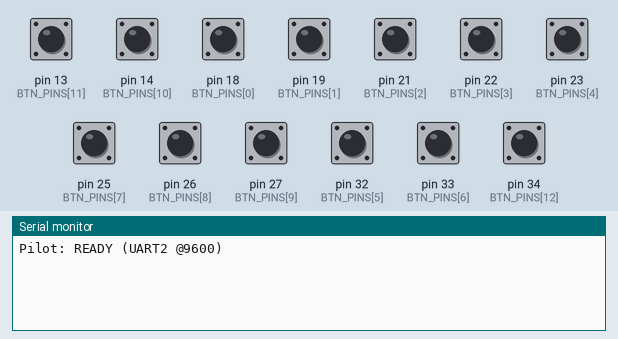
Bench run of a sketch on a simulated Arduino Mega 2560, built with avr-gcc and run on an emulated ATmega2560. On the bench: the last lines printed to the serial monitor. The inputs (shaded band) are chosen by the test bench; at power-on: pin 13 (BTN_PINS[11]), pin 14 (BTN_PINS[10]), pin 18 (BTN_PINS[0]), pin 19 (BTN_PINS[1]), pin 21 (BTN_PINS[2]), pin 22 (BTN_PINS[3]), pin 23 (BTN_PINS[4]), pin 25 (BTN_PINS[7]), pin 26 (BTN_PINS[8]), pin 27 (BTN_PINS[9]), pin 32 (BTN_PINS[5]), pin 33 (BTN_PINS[6]), pin 34 (BTN_PINS[12]) HIGH.

Above: at 1.2 s.
1.3 s: pin 13 (BTN_PINS[11]) pulled LOW for 0.15 s
At 2.2 s:
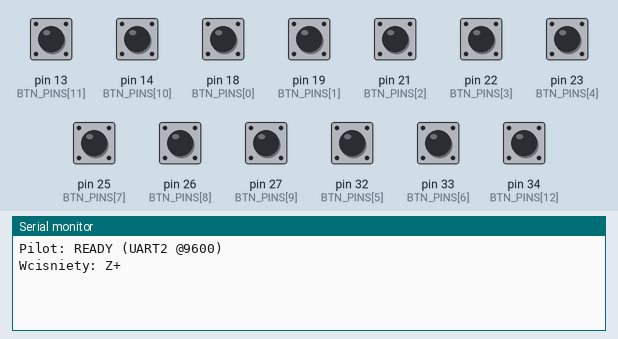
2.9 s: pin 14 (BTN_PINS[10]) pulled LOW for 0.15 s
At 3.3 s:
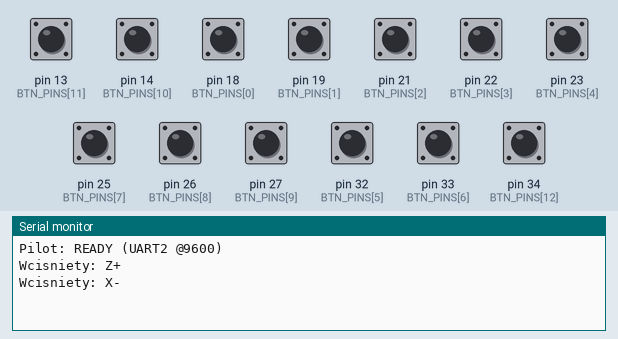
4.5 s: pin 18 (BTN_PINS[0]) pulled LOW for 0.15 s
At 5.7 s:
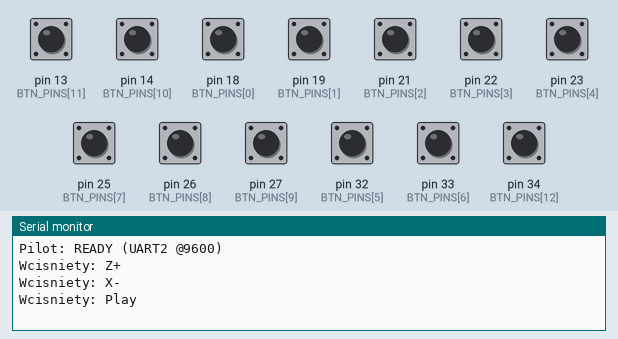
6.1 s: pin 19 (BTN_PINS[1]) pulled LOW for 0.15 s
At 7.0 s:
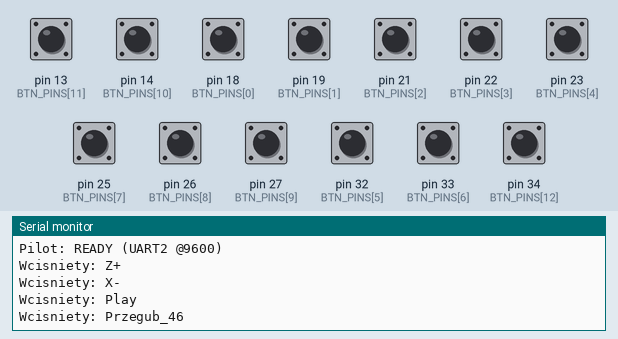
7.7 s: pin 22 (BTN_PINS[3]) pulled LOW for 0.15 s
At 8.2 s:
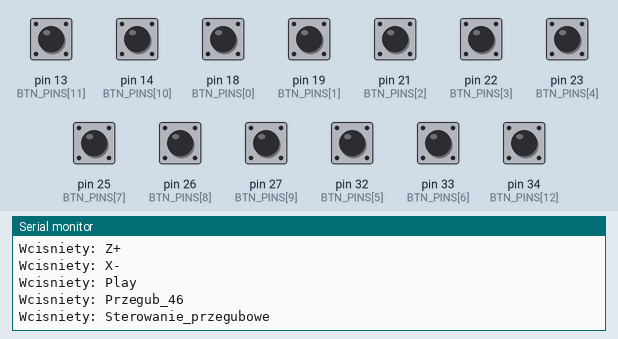
9.3 s: pin 23 (BTN_PINS[4]) pulled LOW for 0.15 s
At 10.6 s:
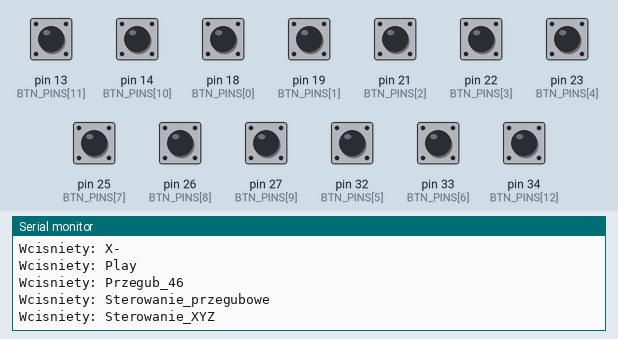

Measured:
- after the input at 1.3 s, the serial monitor: prints a new line at once (image 1)
- after the input at 2.9 s, the serial monitor: prints a new line at once (image 2)
- after the input at 4.5 s, the serial monitor: prints a new line at once (image 3)
- after the input at 6.1 s, the serial monitor: prints a new line at once (image 4)
- after the input at 7.7 s, the serial monitor: prints a new line at once (image 5)
- after the input at 9.3 s, the serial monitor: prints a new line at once (image 6)

The sketch:

Pilot_code.ino
```cpp
#include <Arduino.h>

// ===== UART2 (do urządzenia głównego) =====
#define UART_RX 16
#define UART_TX 17
HardwareSerial& LINK = Serial2;

// ===== Piny przycisków =====
const uint8_t BTN_PINS[] = {
  18,19,21,22,23,   // BTN1..BTN5
  32,33,25,26,27,   // BTN6..BTN10
  14,               // BTN11
  13,               // BTN12
  34                // BTN13 (zewn. pull-up do 3V3)
};

// true = INPUT_PULLUP, false = INPUT (dla GPIO34 tylko INPUT)
const bool USE_PULLUP[] = {
  1,1,1,1,1,
  1,1,1,1,1,
  1,
  1,
  0
};

const char* BTN_NAMES[] = {
  "Play","Przegub_46","Przegub_13","Sterowanie_przegubowe","Sterowanie_XYZ",
  "Save","Stop","Y-","X+","Y+",
  "X-","Z+","Z-"
};

// które przyciski mają reagować na przytrzymanie (auto-repeat)
const bool AUTO_REPEAT[] = {
  0,0,0,0,0,   // Play, przeguby, tryby
  0,0,         // Save, Stop
  1,1,1,       // Y-, X+, Y+
  1,1,1        // X-, Z+, Z-
};

static_assert(
  (sizeof(BTN_PINS) == sizeof(USE_PULLUP)) &&
  (sizeof(BTN_PINS)/sizeof(BTN_PINS[0]) == sizeof(BTN_NAMES)/sizeof(BTN_NAMES[0])) &&
  (sizeof(BTN_PINS)/sizeof(BTN_PINS[0]) == sizeof(AUTO_REPEAT)/sizeof(AUTO_REPEAT[0])),
  "Tablice BTN_* musza miec ten sam rozmiar"
);

const size_t N = sizeof(BTN_PINS)/sizeof(BTN_PINS[0]);
const unsigned long DEBOUNCE_MS         = 20;
const unsigned long HOLD_FIRST_DELAY_MS = 400;  // po 0.4 s zaczyna powtarzać
const unsigned long HOLD_REPEAT_MS      = 150;  // co 0.15 s kolejny impuls

// proste stany dla debounce
bool lastStable[20];
bool lastRead[20];
unsigned long lastChangeMs[20];

// czasy powtarzania przy przytrzymaniu
unsigned long nextRepeatMs[20];

void setup() {
  // (opcjonalnie) debug na USB
  Serial.begin(9600);

  // UART2 do komunikacji z kontrolerem głównym
  LINK.begin(9600, SERIAL_8N1, UART_RX, UART_TX);

  for (size_t i=0;i<N;i++) {
    pinMode(BTN_PINS[i], USE_PULLUP[i] ? INPUT_PULLUP : INPUT);
    bool s = digitalRead(BTN_PINS[i]); // HIGH = nie wciśnięty przy pull-up
    lastStable[i]   = s;
    lastRead[i]     = s;
    lastChangeMs[i] = millis();
    nextRepeatMs[i] = 0;
  }

  Serial.println(F("Pilot: READY (UART2 @9600)"));
  LINK.println("HELLO"); // prosty sygnał startu (możesz usunąć)
}

void loop() {
  unsigned long now = millis();

  for (size_t i = 0; i < N; ++i) {
    bool r = digitalRead(BTN_PINS[i]);   // przy INPUT_PULLUP: LOW = wciśnięty

    // wykryj zmianę i zacznij odliczanie debounce
    if (r != lastRead[i]) {
      lastRead[i] = r;
      lastChangeMs[i] = now;
    }

    // po DEBOUNCE_MS uznaj zmianę za stabilną
    if ((now - lastChangeMs[i]) >= DEBOUNCE_MS && r != lastStable[i]) {
      lastStable[i] = r;

      if (r == LOW) {  // zdarzenie: WCIŚNIĘCIE
        LINK.print(F("BTN:"));
        LINK.println(BTN_NAMES[i]);

        Serial.print(F("Wcisniety: "));
        Serial.println(BTN_NAMES[i]);

        // przygotuj auto-repeat jeśli włączony dla danego przycisku
        if (AUTO_REPEAT[i]) {
          nextRepeatMs[i] = now + HOLD_FIRST_DELAY_MS;
        } else {
          nextRepeatMs[i] = 0;
        }
      } else {
        // zdarzenie: PUSZCZENIE
        // zatrzymaj auto-repeat
        nextRepeatMs[i] = 0;

        // jeśli chcesz także zdarzenie PUSZCZENIA, odkomentuj:
        /*
        LINK.print(F("REL:"));
        LINK.println(BTN_NAMES[i]);
        */
      }
    }

    // ===== OBSŁUGA PRZYTRZYMANIA (AUTO-REPEAT) =====
    if (AUTO_REPEAT[i] && lastStable[i] == LOW && nextRepeatMs[i] != 0) {
      // porównanie odporne na overflow millis()
      if ((long)(now - nextRepeatMs[i]) >= 0) {
        // traktujemy przytrzymanie jak kolejne "wciśnięcie" tego samego przycisku
        LINK.print(F("BTN:"));
        LINK.println(BTN_NAMES[i]);

        Serial.print(F("Auto-repeat: "));
        Serial.println(BTN_NAMES[i]);

        nextRepeatMs[i] = now + HOLD_REPEAT_MS;
      }
    }
  }
}
```
